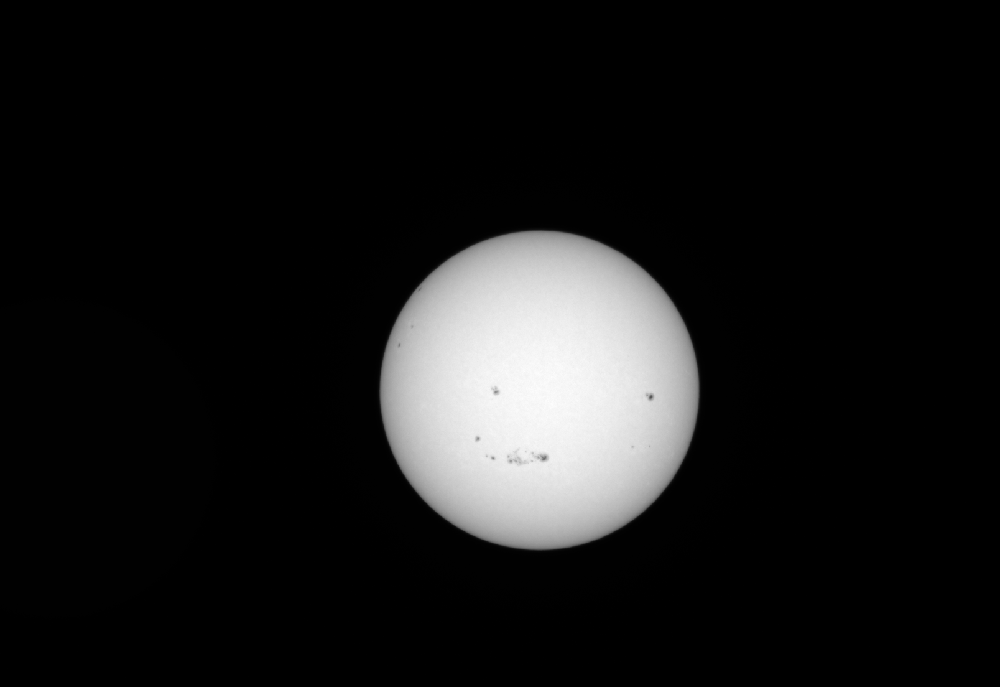
#> input picture img1.tiff, 1000 x 687 px, shrunk from 1608 x 1104 before the run, found by its file name
$ python Diffchecking.2.maxpl.1.py
#> lines starting #> are read from the running program, lines starting #| are printed output that depends on the picture
from pickle import FALSE
import cv2
import numpy as np
import matplotlib.pyplot as plt
from matplotlib.colors import TwoSlopeNorm, LinearSegmentedColormap

impath = r"J:\img1.tiff"
img = cv2.imread(impath, cv2.IMREAD_UNCHANGED).astype(np.float32)
#> img: shape (687, 1000) float32; min 48, max 64992, mean 6380.8
diff2=False

def MIN2(file):
#> called with file = 'J:\\img1.tiff'
    img = cv2.imread(file, 0)
#> img: shape (687, 1000); min 0, max 253, mean 24.3
    if img is None:
        raise FileNotFoundError("ファイルが見つかりません。パスを確認してください。")

    height, width = img.shape
#> height = 687; width = 1000

    n=10
    div=[]
    for i in range(1, n):
        line_t = img[:, width * i // n].astype(float)
        if np.max(line_t) <= 50:
            continue
        grad_t = np.diff(line_t)
        p1_y = np.argmax(grad_t) # 最大値のインデックス(y座標)
        p2_y = np.argmin(grad_t) # 最小値のインデックス(y座標)
        x_pos = width * i //n
        p1 = [x_pos, p1_y]
        p2 = [x_pos, p2_y]
        div.append(p1)
        div.append(p2)
#> this loop made 9 passes
#> (p1_y, p2_y, p1, p2) on passes 4 to 6: (311, 469, [400, 311], [400, 469]), (235, 544, [500, 235], [500, 544]), (242, 537, [600, 242], [600, 537])
#> after the loop, div = [[400, 311], [400, 469], [500, 235], [500, 544], [600, 242], [600, 537]]
    for i in range(1, n):
        line_p = img[height * i // n,:].astype(float)
        if np.max(line_p) <= 50:
            continue
        grad_p = np.diff(line_p)
        p3_x = np.argmax(grad_p) # 最大値のインデックス(x座標)
        p4_x = np.argmin(grad_p) # 最小値のインデックス(x座標)
        y_pos = height * i // n
        p3 = [p3_x, y_pos]
        p4 = [p4_x, y_pos]
        div.append(p3)
        div.append(p4)
#> this loop made 9 passes
#> (p3_x, p4_x, p3, p4) on passes 4 to 8: (429, 649, [429, 274], [649, 274]), (386, 691, [386, 343], [691, 343]), (380, 697, [380, 412], [697, 412]), (406, 671, [406, 480], [671, 480]), (528, 552, [528, 549], [552, 549])
#> after the loop, div = [[400, 311], [400, 469], [500, 235], [500, 544], [600, 242], [600, 537], [429, 274], [649, 274], [386, 343], [691, 343], [380, 412], [697, 412], [406, 480], [671, 480], [528, 549], [552, 549]]

    #print (div)

    if len(div)<3:
        print ("点が足りません")
        exit()

    # --- 点達をまとめる ---
    points = np.array(div, dtype=float)
#> points = 16 rows, first 8: [400, 311], [400, 469], [500, 235], [500, 544], [600, 242], [600, 537], [429, 274], [649, 274]
    x = points[:, 0]
#> x = [400, 400, 500, 500, 600, 600, 429, 649, 386, 691, 380, 697, 406, 671, 528, 552]
    y = points[:, 1]
#> y = [311, 469, 235, 544, 242, 537, 274, 274, 343, 343, 412, 412, 480, 480, 549, 549]

    # --- 4. 最小二乗法 ---
    mat_A = np.c_[x, y, np.ones(len(x))]
#> mat_A = 16 rows, first 8: [400, 311, 1], [400, 469, 1], [500, 235, 1], [500, 544, 1], [600, 242, 1], [600, 537, 1], [429, 274, 1], [649, 274, 1]
    vec_B = -(x**2 + y**2)
#> vec_B = [-256721, -379961, -305225, -545936, -418564, -648369, -259117, -496277, -266645, -595130, -314144, -655553, -395236, -680641, -580185, -606105]
    res, _, _, _ = np.linalg.lstsq(mat_A, vec_B, rcond=None)
#> res = [-1077.3, -779.5, 416558.9]
    A, B, C = res
#> A = -1077.3; B = -779.5; C = 416558.9

    a = -A / 2
#> a = 538.7
    b = -B / 2
#> b = 389.8
    # ルートの中が負にならないよう絶対値をとる（4点の配置が悪い場合用）
    R = np.sqrt(np.abs(a**2 + b**2 - C))
#> R = 159.7
    return a, b, R
center=MIN2(impath)[0:2]
#> center = (538.7, 389.8)
# 横方向の二次微分
height_x = img.shape[0] - 1
#> height_x = 686
width_x = img.shape[1] - 1
#> width_x = 999
dif_x_list = []
for i in range(1, img.shape[0]):
    dif_x_list.append(np.diff(img[i]))
#> after the loop, dif_x_list = 686 items
if diff2:
    width_x -= 1  # 二次微分の場合はさらに1列減る
    for i in range(len(dif_x_list)):
        dif_x_list[i] = np.diff(dif_x_list[i])

dif_x = np.concatenate(dif_x_list).reshape(height_x, width_x)
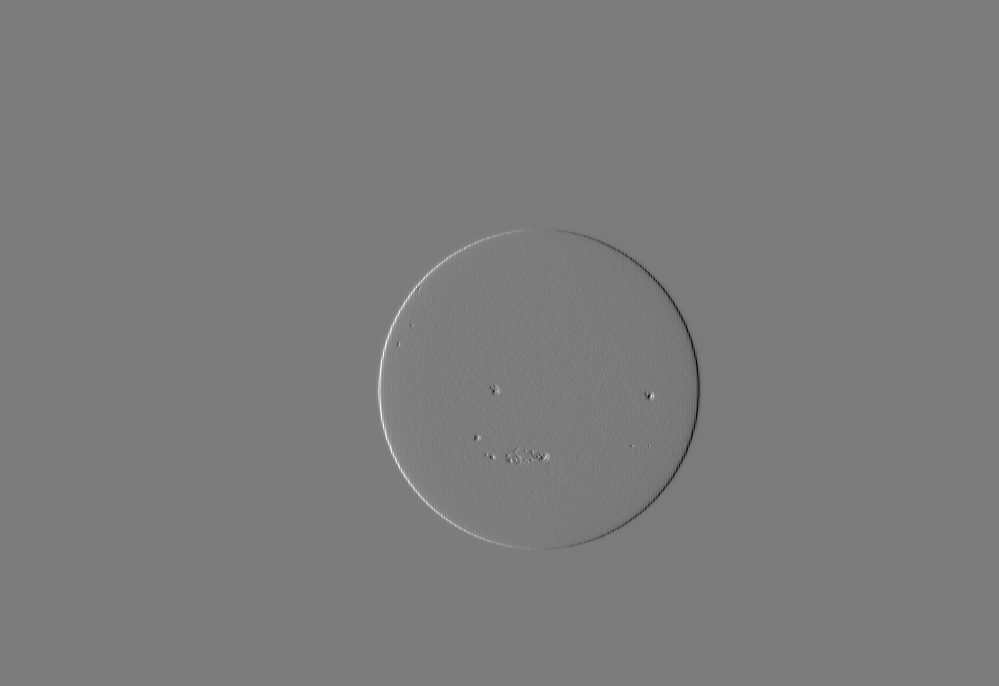
#> dif_x: shape (686, 999) float32; min -16640, max 17552, mean -0.1; drawn with min black and max white


# 縦方向の微分
height_y = img.shape[0] - 1
#> height_y = 686
width_y = img.shape[1] - 1
#> width_y = 999

dif_y_list = []
for j in range(1, img.shape[1]):
    col = img[:, j]
    dif_y_list.append(np.diff(col))
#> after the loop, dif_y_list = 999 items
if diff2:
    height_y -= 1  # 二次微分の場合はさらに1行減る
    for i in range(len(dif_y_list)):
        dif_y_list[i] = np.diff(dif_y_list[i])

dif_y = np.array(dif_y_list).T  # (height_y, width_y)

# サイズを合わせる（共通部分）
H = min(dif_x.shape[0], dif_y.shape[0])
#> H = 686
W = min(dif_x.shape[1], dif_y.shape[1])
#> W = 999

dx = dif_x[:H, :W]
dy = dif_y[:H, :W]

# カラーマップ（横）

cmap_x = LinearSegmentedColormap.from_list(
    "cmap_x",
    np.vstack((plt.cm.Blues_r(np.linspace(0,1,128)),
               plt.cm.Reds(np.linspace(0,1,128))))
)

vmin_x, vmax_x = dx.min(), dx.max()
#> vmin_x = -16640; vmax_x = 17552
vmin_x, vcenter_x, vmax_x = sorted([vmin_x, 0, vmax_x])
#> vcenter_x = 0
norm_x = TwoSlopeNorm(vmin=vmin_x, vcenter=vcenter_x, vmax=vmax_x)


# カラーマップ（縦）
cmap_y = LinearSegmentedColormap.from_list(
    "cmap_y",
    np.vstack((plt.cm.Greens_r(np.linspace(0,1,128)),
               plt.cm.Purples(np.linspace(0,1,128))))
)

vmin_y, vmax_y = dy.min(), dy.max()
#> vmin_y = -16912; vmax_y = 16784
vmin_y, vcenter_y, vmax_y = sorted([vmin_y, 0, vmax_y])
#> vcenter_y = 0
norm_y = TwoSlopeNorm(vmin=vmin_y, vcenter=vcenter_y, vmax=vmax_y)


# カラーマップを RGB に変換
rgb_x = cmap_x(norm_x(dx))[..., :3]  # 横
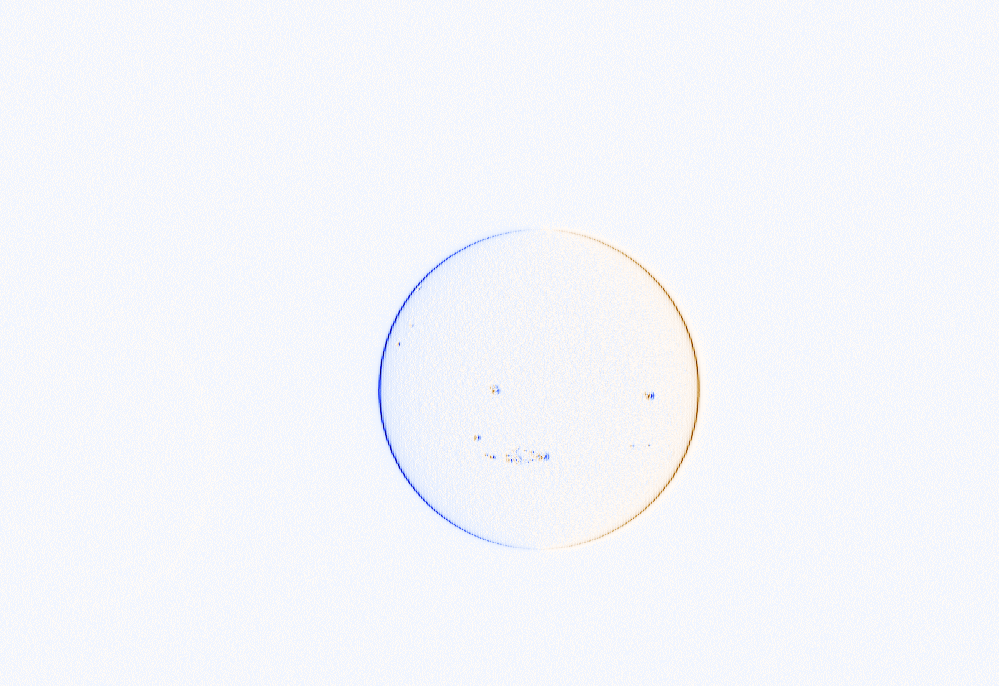
#> rgb_x: shape (686, 999, 3) float64; mean of channels 0, 1, 2 0.986, 0.967, 0.961; drawn as B, G, R
rgb_y = cmap_y(norm_y(dy))[..., :3]  # 縦


# 透明度つきで重ねる
alpha = 0.5
overlay = rgb_x * alpha + rgb_y * alpha

#横の中心の左右での微分最大点
center_x = int(center[0])
#> center_x = 538
hori_points_x = []
hori_points_y = []

left = dx[:, :center_x]
if not diff2:
    left = np.abs(left)
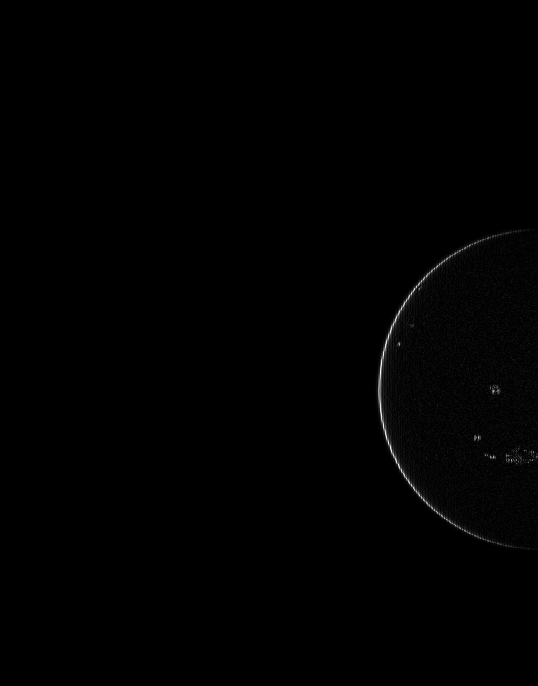
#> left: shape (686, 538) float32; min 0, max 17552, mean 92.6; drawn with min black and max white
xL = np.argmax(left, axis=1)   # 各行の最大点
#> xL = 686 values, max 536 at index 142, min 0 at index 84, mean 295.3
yL = np.arange(H)
#> yL = 686 values from 0 to 685

right = dx[:, center_x:]
if not diff2:
    right = np.abs(right)
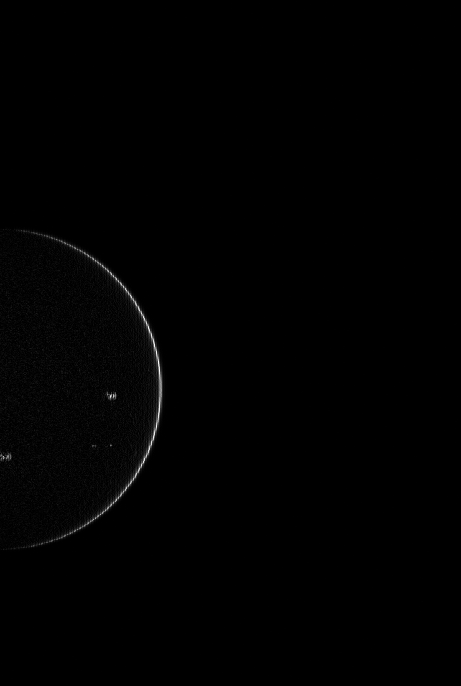
#> right: shape (686, 461) float32; min 0, max 16640, mean 102.7; drawn with min black and max white
xR = np.argmax(right, axis=1) + center_x
#> xR = 686 values, max 997 at index 624, min 538 at index 31, mean 678.9
yR = np.arange(H)
#> yR = 686 values from 0 to 685


#縦の中心の上下での微分最大点
center_y = int(center[1])
#> center_y = 389
vert_points_x = []
vert_points_y = []
up = dy[:center_y, :]
if not diff2:
    up = np.abs(up)
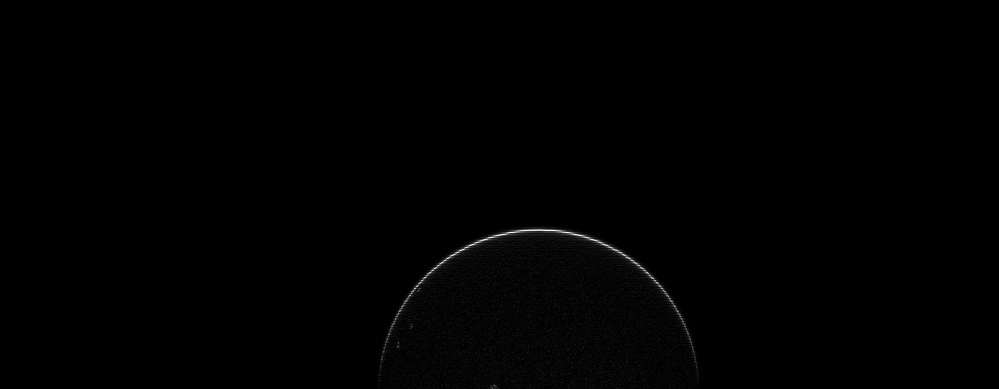
#> up: shape (389, 999) float32; min 0, max 16784, mean 85.4; drawn with min black and max white
yU = np.argmax(up, axis=0)
#> yU = 999 values, max 388 at index 741, min 0 at index 254, mean 186.8
xU = np.arange(W)
#> xU = 999 values from 0 to 998
down = dy[center_y:, :]
if not diff2:
    down = np.abs(down)
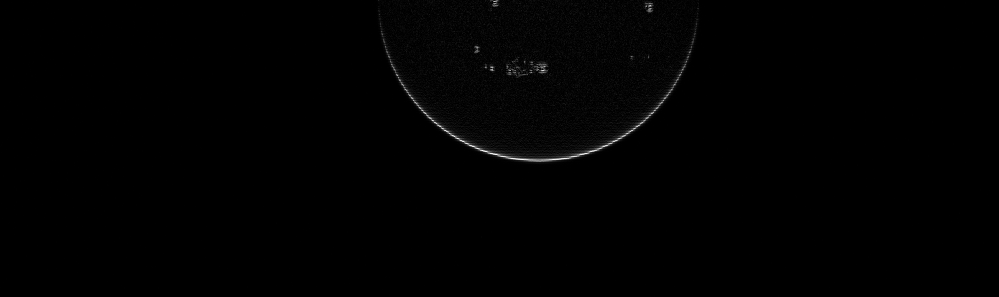
#> down: shape (297, 999) float32; min 0, max 16912, mean 113.3; drawn with min black and max white
yD = np.argmax(down, axis=0) + center_y
#> yD = 999 values, max 685 at index 929, min 389 at index 236, mean 490.7
xD = np.arange(W)
#> xD = 999 values from 0 to 998


# 描画（カラーバー付き）
fig = plt.figure(figsize=(14, 6))

# グリッド（メイン画像 + 2つのカラーバー）
gs = fig.add_gridspec(1, 3, width_ratios=[4, 0.4, 0.4])

# メイン画像
ax_main = fig.add_subplot(gs[0, 0])
ax_main.set_title("Overlay of d²/dx² (Blue-Red) and d²/dy² (Green-Purple)")
ax_main.imshow(overlay)
# 横 左
ax_main.scatter(xL, yL, c="yellow", s=10)

# 横 右
ax_main.scatter(xR, yR, c="orange", s=10)

# 縦 上
ax_main.scatter(xU, yU, c="cyan", s=10)

# 縦 下
ax_main.scatter(xD, yD, c="magenta", s=10)

ax_main.axis("off")

# 横方向カラーバー
ax_x = fig.add_subplot(gs[0, 1])
plt.colorbar(
    plt.cm.ScalarMappable(norm=norm_x, cmap=cmap_x),
    cax=ax_x
)
ax_x.set_title("Horizontal d²/dx²")

# 縦方向カラーバー
ax_y = fig.add_subplot(gs[0, 2])
plt.colorbar(
    plt.cm.ScalarMappable(norm=norm_y, cmap=cmap_y),
    cax=ax_y
)
ax_y.set_title("Vertical d²/dy²")

plt.tight_layout()
plt.show()
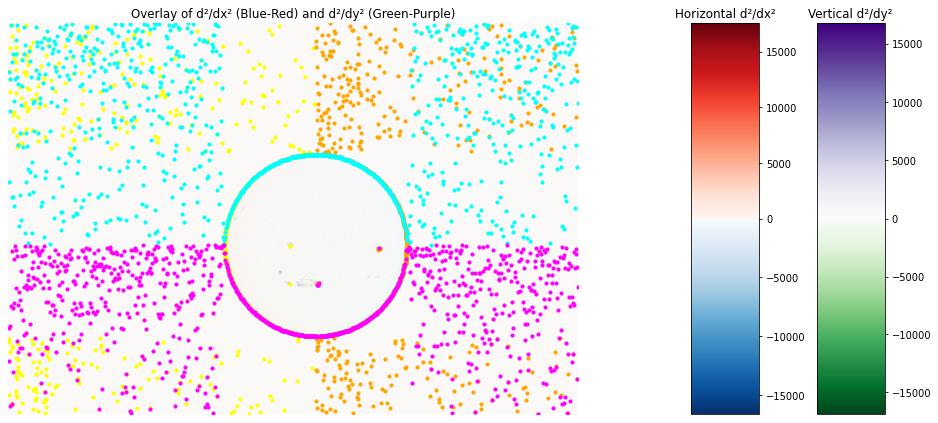
#> figure drawn by matplotlib, 3 panels
